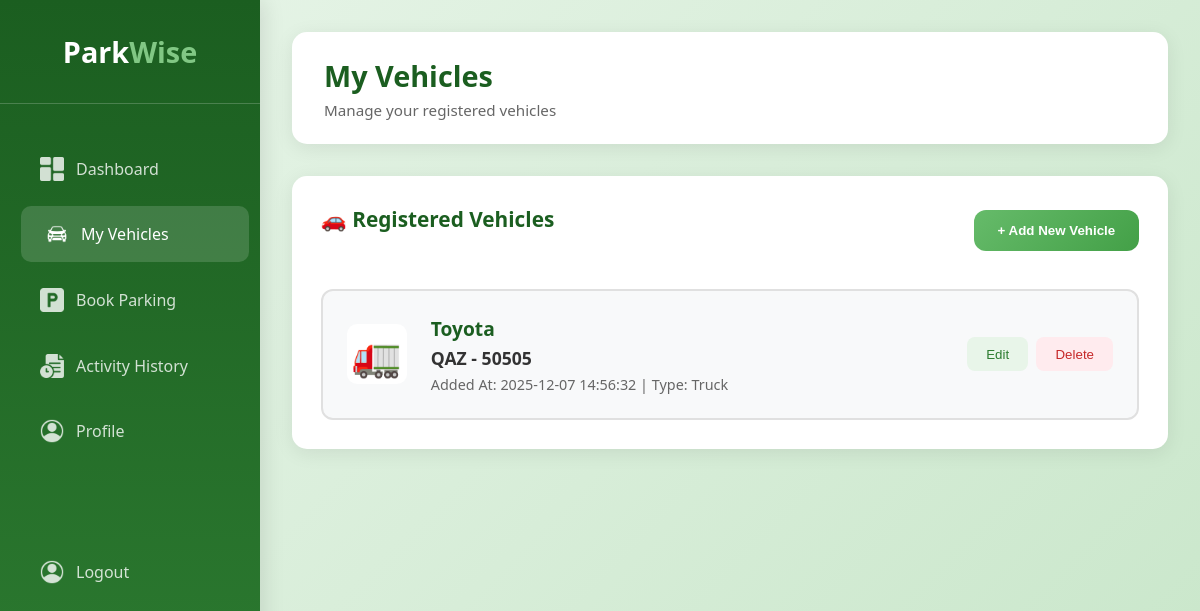
Page /?controller=UserController&action=showMyVehiclePage (signed in) on the earlier database version.
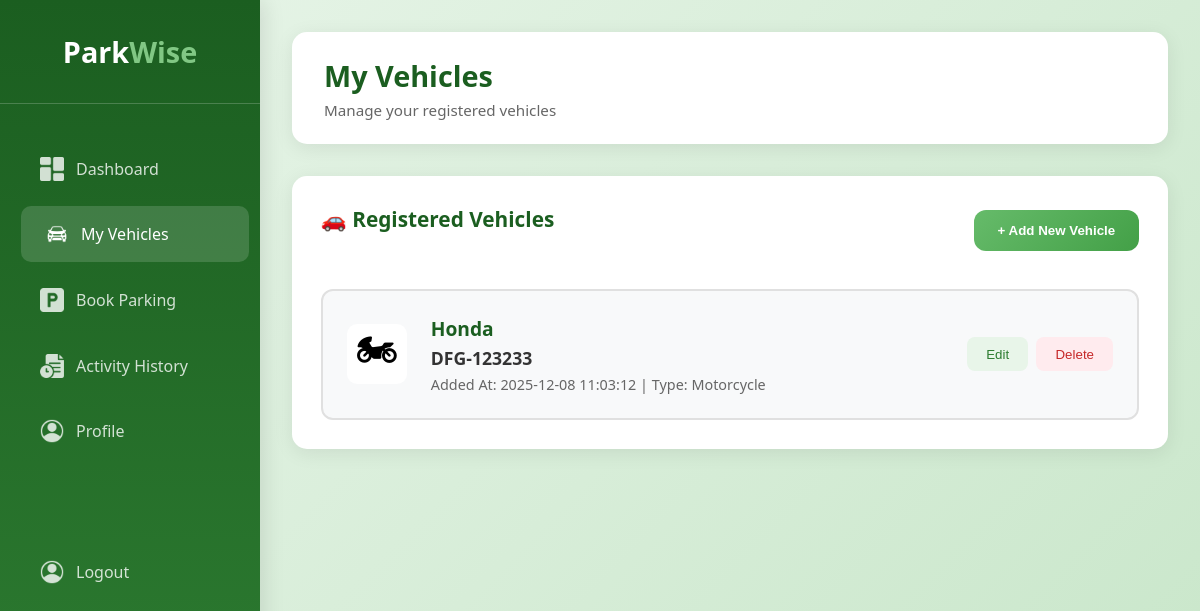
Same page on the later database version.
### tables this page shows
CREATE TABLE Vehicle (
    vehicle_id INTEGER PRIMARY KEY AUTOINCREMENT,
    user_id INTEGER NOT NULL,
    plate_number VARCHAR(20) NOT NULL UNIQUE,
    vehicle_type VARCHAR(50) NOT NULL,
    brand VARCHAR(50) NOT NULL,
    created_at DATETIME DEFAULT CURRENT_TIMESTAMP,
    FOREIGN KEY (user_id) REFERENCES User(user_id) ON DELETE CASCADE
);

### index.php (called while the page is built, shortened)
<?php
require_once("./dbConnection.php");
$controller = NULL;
$action = NULL;
if(isset($_GET["controller"]) && isset($_GET["action"])){
    $controller = $_GET["controller"];
    $action = $_GET["action"];
}else{
    $controller = "HomeController";
    $action = "homePage";
}
require_once("./router.php");

### views/uniLayout.php (called while the page is built)
<?php require_once("./views/$folderPath" . "/$folderPath" . "Layout.php")?>

### controllers/BaseController.php (called while the page is built, shortened)
<?php
class BaseController{
    public function loadModel($filePath){
        return new $model;
    }
    public function  renderView($folderPath, $fileName, $datas = NULL, $location = NULL){
        $content = $datas;
        require_once("./views/uniLayout.php");
    }
}

### controllers/UserController.php (called while the page is built, shortened)
<?php
class UserController extends BaseController{
    protected $vehicleModel;
    public function __construct(){
        $this->vehicleModel = $this->loadModel("Vehicle");
    }
    public function showMyVehiclePage(){
        $datas = $this->vehicleModel->getUserVehicles($_SESSION["userId"]);
        $this->renderView("user", "myVehiclePage" , $datas, "myVehiclePage");
    }
}

### models/BaseModel.php (called while the page is built, shortened)
<?php
class BaseModel{
    public function __construct(){
        $this->db = DbConnection::getInstance();
    }
}

### dbConnection.php (called while the page is built)
<?php
class DbConnection{
    private static $instance = NULL;
    public static function getInstance(){
        if(!isset(self::$instance)){
            try{
                $pdo = new PDO("sqlite:" . __DIR__ . "/database/parkwise.db");
                $pdo->setAttribute(PDO::ATTR_ERRMODE, PDO::ERRMODE_EXCEPTION);
                self::$instance = $pdo;
            }catch(PDOException $e){
                exit("SOMETHING WENT WRONG WHILE CONNECTING TO DATABASE" .  $e->getMessage());
            }
        }
        return self::$instance;
    }
}

### models/Vehicle.php (called while the page is built, shortened)
<?php
class Vehicle extends BaseModel{
    protected $table = "Vehicle";
    public function getUserVehicles($userId){
        try{
            $sql = "SELECT * FROM {$this->table} WHERE user_id = :userId";
            $request = $this->db->prepare($sql);
            $request->execute(["userId" => $userId]);
            $datas = $request->fetchAll(PDO::FETCH_ASSOC);
            return $datas;
        }catch(PDOException $e){
            error_log($e->getMessage());
            return [];
        }
    }
}

### views/user/myVehiclePage.php (the view, shortened to what this page needs)
<div class="main-display">
            <div class="header">
                <div class="welcome">
                    <h1>My Vehicles</h1>
                    <p>Manage your registered vehicles</p>
                </div>
            </div>
            <div class="card">
                <div style="display: flex; justify-content: space-between; align-items: center; margin-bottom: 2rem;">
                    <h2>🚗 Registered Vehicles</h2>
                    <button class="action-btn"  onclick="openAddVehicleModal()" style="padding: 0.8rem 1.5rem;">+ Add New Vehicle</button>
                </div>
                <div class="vehicle-list">
                    <?php foreach($content as $vehicle):?>
                        <div class="vehicle-card">
                            <div class="vehicle-icon"> <?= $vehicle["vehicle_type"] == 'Car' ? "🚗" : ($vehicle["vehicle_type"] == 'Motorcycle' ? "🏍" : "🚛") ?></div>
                            <div class="vehicle-info">
                                <h3><?= $vehicle["brand"]?></h3>
                                <p class="plate-number"><?= $vehicle["plate_number"]?></p>
                                <p class="vehicle-details">Added At: <?= $vehicle["created_at"]?> | Type: <?= $vehicle["vehicle_type"]?></p>
                            </div>
                            <div class="vehicle-actions">
                                <form action="?controller=UserController&action=updateVehicle">
                                    <button class="btn-edit">Edit</button>
                                </form>
                                <form action="?controller=UserController&action=deleteVehicle" method="post">
                                    <button type="submit" class="btn-delete">Delete</button>
                                </form>
                            </div>
                        </div>
                    <?php endforeach;?>
                </div>
            </div>
        </div>

### router.php (shortened to what this page needs)
<?php
function call($controller, $action){
    require_once("./controllers/BaseController.php");
    require_once("./models/BaseModel.php");
    switch($controller){
        case "UserController":
             $controllerInstance = new UserController();
             break;
    }
    $controllerInstance->{$action}();
}
$routes = [
    "HomeController" => ["homePage"],
    "UserController" => ["showLoginPage", "deleteVehicle", "login", "signUp", "logout", "showDashBoard", "showSignUpPage", "signUp", "showAddVehichelPage", "addVehicle", "showMyVehiclePage", "showBookingsPage", "showActivityHistoryPage", "showProfilePage", "updateProfile", "showBookingDetailsPage", "showPaymentPage", "processPayment"],
    "AdminController" => ["getDashBoardData", "Adminlogin", "showAdminLoginPage", "getParkingSlotsPage", "getBookingsPage", "getPaymentsPage",  "getUserContactPage", "updateBookingStatus"],
];
if(array_key_exists($controller, $routes)){
    if(in_array($action, $routes[$controller])){
        call($controller, $action);
    }
}else{
    call("UserController", "showLoginPage");
}

### views/user/userLayout.php (shortened to what this page needs)
<!DOCTYPE html>
<html lang="en">
<head>
      <link rel="stylesheet" href="<?php echo BASE_URL?>views/static/userStyle.css">
</head>
<body>
    <div class="container">
         <div class="side-nav" id="sideNav">
             <?php require_once("./views/components/userNavBar.php")?>
        </div>
        <?php require_once("./views/user/$fileName" . ".php")?>
</body>
</html>

### views/components/userNavBar.php
<div class="logo">Park<span>Wise</span></div>
<nav>
    <a href="?controller=UserController&action=showDashBoard" class="<?= $location == 'dashBoard' ? 'active' : '' ?>">
        <img src="<?php echo BASE_URL?>views/static/Images/dashboard-icon.png" alt="Dashboard" class="menu-icon">
        <span>Dashboard</span>
    </a>
    <a href="?controller=UserController&action=showMyVehiclePage"class="<?= $location == 'myVehiclePage' ? 'active' : '' ?>">
        <img src="<?php echo BASE_URL?>views/static/Images/vehicle-icon.png" alt="My Vehicles" class="menu-icon">
        <span>My Vehicles</span>
    </a>
    <a href="?controller=UserController&action=showBookingsPage" class="<?= $location == 'bookParkingPage' ? 'active' : '' ?>">
        <img src="<?php echo BASE_URL?>views/static/Images/book-icon.png" alt="Book Parking" class="menu-icon">
        <span>Book Parking</span>
    </a>
    <a href="?controller=UserController&action=showActivityHistoryPage" class=" <?= $location == 'activityHistoryPage' ? 'active' : '' ?>">
        <img src="<?php echo BASE_URL?>views/static/Images/activity-icon.png" alt="Activity History" class="menu-icon">
        <span>Activity History</span>
    </a>
    <a href="?controller=UserController&action=showProfilePage" class="<?= $location == 'profilePage' ? 'active' : '' ?>" >
        <img src="<?php echo BASE_URL?>views/static/Images/profile-icon.png" alt="Profile" class="menu-icon">
        <span>Profile</span>
    </a>
    <form action="?controller=UserController&action=logout" method="post">
        <button type="submit" id="logout">
                <img src="<?php echo BASE_URL?>views/static/Images/profile-icon.png" alt="Logout" class="menu-icon">
                <span>Logout</span>
        </button>
    </form>
</nav>

### views/static/userStyle.css (style rules this page uses)
* { margin: 0; padding: 0; box-sizing: border-box; }
body { font-family: 'Segoe UI', Tahoma, Geneva, Verdana, sans-serif; background: linear-gradient(135deg, #e8f5e9 0%, #c8e6c9 100%); min-height: 100vh; }
.container { display: flex; min-height: 100vh; }
.side-nav { width: 260px; background: linear-gradient(180deg, #1b5e20 0%, #2e7d32 100%); padding: 2rem 0; box-shadow: 4px 0 20px rgba(0,0,0,0.1); position: fixed; height: 100vh; overflow-y: auto; transition: transform 0.3s ease; z-index: 1000; }
.logo { padding: 0 1.5rem 2rem; color: white; font-size: 1.8rem; font-weight: bold; text-align: center; border-bottom: 1px solid rgba(255,255,255,0.2); margin-bottom: 2rem; }
.logo span { color: #81c784; }
nav { display: flex; flex-direction: column; }
nav a { color: rgba(255,255,255,0.8); text-decoration: none; padding: 1rem 1.5rem; margin: 0.3rem 1rem; border-radius: 10px; transition: all 0.3s ease; display: flex; align-items: center; gap: 12px; font-weight: 500; }
.menu-icon { width: 24px; height: 24px; object-fit: contain; filter: brightness(0) invert(1); opacity: 0.8; transition: all 0.3s ease; }
nav a:hover .menu-icon, nav a.active .menu-icon { opacity: 1; }
nav a:before { display: none; }
nav a:hover, nav a.active { background: rgba(255,255,255,0.15); color: white; transform: translateX(5px); }
.main-display { margin-left: 260px; flex: 1; padding: 2rem; transition: margin-left 0.3s ease; }
.header { background: white; padding: 1.5rem 2rem; border-radius: 15px; box-shadow: 0 4px 20px rgba(0,0,0,0.08); margin-bottom: 2rem; display: flex; justify-content: space-between; align-items: center; flex-wrap: wrap; gap: 1rem; }
.welcome h1 { color: #1b5e20; font-size: 1.8rem; margin-bottom: 0.3rem; }
.welcome p { color: #666; font-size: 0.95rem; }
.card { background: white; padding: 1.8rem; border-radius: 15px; box-shadow: 0 4px 20px rgba(0,0,0,0.08); }
.card h2 { color: #1b5e20; margin-bottom: 1.5rem; font-size: 1.3rem; display: flex; align-items: center; gap: 0.5rem; }
.action-btn { background: linear-gradient(135deg, #66bb6a, #43a047); color: white; border: none; padding: 1.2rem; border-radius: 12px; cursor: pointer; font-weight: 600; transition: all 0.3s ease; text-align: center; }
.vehicle-list { display: flex; flex-direction: column; gap: 1rem; }
.vehicle-card { display: flex; align-items: center; gap: 1.5rem; padding: 1.5rem; background: #f8f9fa; border-radius: 12px; border: 2px solid #e0e0e0; transition: all 0.3s ease; }
.vehicle-icon { font-size: 2.5rem; width: 60px; height: 60px; display: flex; align-items: center; justify-content: center; background: white; border-radius: 10px; }
.vehicle-info { flex: 1; }
.vehicle-info h3 { color: #1b5e20; margin-bottom: 0.3rem; font-size: 1.2rem; }
.plate-number { color: #333; font-weight: bold; font-size: 1.1rem; margin-bottom: 0.3rem; }
.vehicle-details { color: #666; font-size: 0.9rem; }
.vehicle-actions { display: flex; gap: 0.5rem; }
.btn-edit, .btn-delete { padding: 0.6rem 1.2rem; border: none; border-radius: 8px; cursor: pointer; font-weight: 500; transition: all 0.3s ease; }
.btn-edit { background: #e8f5e9; color: #2e7d32; }
.btn-delete { background: #ffebee; color: #c62828; }
nav form { color: rgba(255,255,255,0.8); text-decoration: none; padding: 1rem 1.5rem; margin: 5rem 1rem; border-radius: 10px; transition: all 0.3s ease; display: flex; align-items: center; gap: 12px; font-weight: 500; background: transparent; border: none; width: calc(100% - 2rem); cursor: pointer; }
nav form button { background: none; border: none; color: inherit; font: inherit; padding: 0; cursor: pointer; display: flex; align-items: center; gap: 12px; width: 100%; text-align: left; margin: 0; }
nav form .menu-icon { width: 24px; height: 24px; object-fit: contain; filter: brightness(0) invert(1); opacity: 0.8; transition: all 0.3s ease; }
nav form button { margin: 0; }
.card h2 { color: #1b5e20; font-size: 1.3rem; margin-bottom: 1.5rem; display: flex; align-items: center; gap: 0.5rem; }

Differences in the rows shown:
removed vehicle: brand "Toyota", plate_number "QAZ - 50505", created_at "2025-12-07 14:56:32", vehicle_type "Truck"
added vehicle: brand "Honda", plate_number "DFG-123233", created_at "2025-12-08 11:03:12", vehicle_type "Motorcycle"
